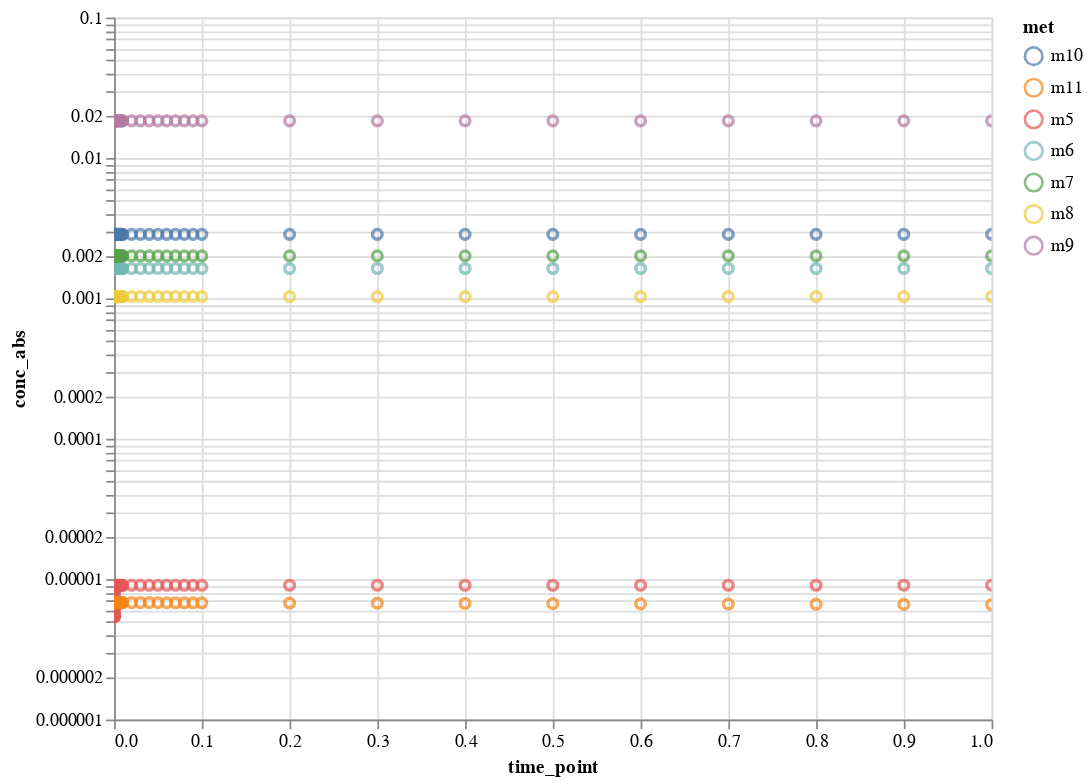

Notebook code for this chart:
### Markdown cell above
#### Plot results for a given model

### Code cell
plot_model_interactive(conc, conc_interp, model_i=2, quant_type='conc_abs',
                       selected_data=met_names, x_scale='linear',
                       y_scale='log', x_lim=[0,1], y_lim=None)

### Figure 1 — Vega-Lite specification as saved in the notebook (floating-point values rounded to 4 significant figures; data arrays with more than 128 entries replaced by an {"elided": "..."} marker saying what was removed)
{"config": {"view": {"continuousWidth": 400, "continuousHeight": 300}}, "data": {"name": "data-271a3d480f0a5b7d0ca64114e9553c08"}, "mark": "point", "encoding": {"color": {"type": "nominal", "field": "met"}, "tooltip": [{"type": "nominal", "field": "met"}, {"type": "quantitative", "field": "conc_abs"}], "x": {"type": "quantitative", "field": "time_point", "scale": {"domain": [0, 1], "type": "linear"}}, "y": {"type": "quantitative", "field": "conc_abs", "scale": {"type": "log"}}}, "height": 400, "selection": {"selector001": {"type": "interval", "bind": "scales", "encodings": ["x", "y"]}}, "width": 500, "$schema": "https://vega.github.io/schema/vega-lite/v4.8.1.json", "datasets": {"data-271a3d480f0a5b7d0ca64114e9553c08": {"elided": "581 records"}}}
